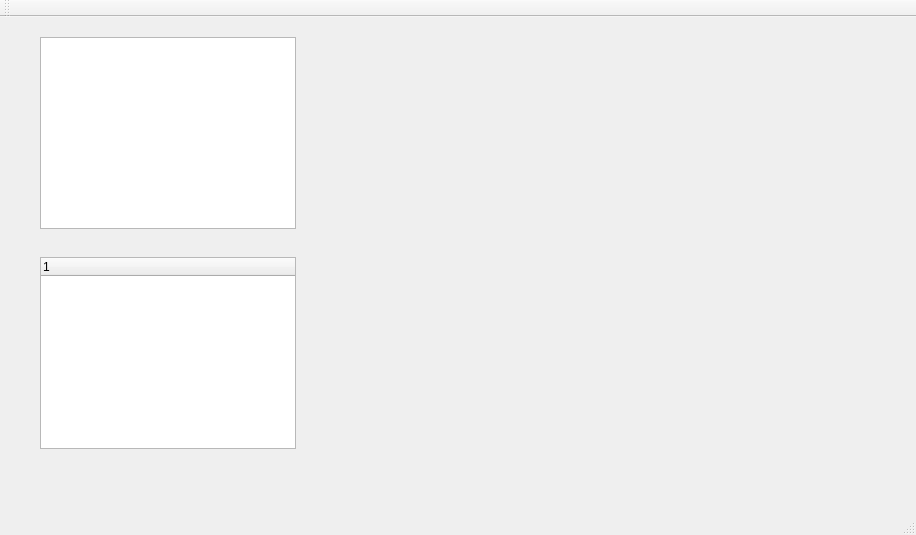
<?xml version="1.0" encoding="UTF-8"?>
<ui version="4.0">
 <class>MainWindow</class>
 <widget class="QMainWindow" name="MainWindow">
  <property name="geometry">
   <rect>
    <x>0</x>
    <y>0</y>
    <width>916</width>
    <height>535</height>
   </rect>
  </property>
  <property name="windowTitle">
   <string>MainWindow</string>
  </property>
  <widget class="QWidget" name="centralWidget">
   <widget class="QListWidget" name="listWidget">
    <property name="geometry">
     <rect>
      <x>40</x>
      <y>20</y>
      <width>256</width>
      <height>192</height>
     </rect>
    </property>
   </widget>
   <widget class="QTreeWidget" name="treeWidget">
    <property name="geometry">
     <rect>
      <x>40</x>
      <y>240</y>
      <width>256</width>
      <height>192</height>
     </rect>
    </property>
    <column>
     <property name="text">
      <string notr="true">1</string>
     </property>
    </column>
   </widget>
  </widget>
  <widget class="QMenuBar" name="menuBar">
   <property name="geometry">
    <rect>
     <x>0</x>
     <y>0</y>
     <width>916</width>
     <height>26</height>
    </rect>
   </property>
  </widget>
  <widget class="QToolBar" name="mainToolBar">
   <attribute name="toolBarArea">
    <enum>TopToolBarArea</enum>
   </attribute>
   <attribute name="toolBarBreak">
    <bool>false</bool>
   </attribute>
  </widget>
  <widget class="QStatusBar" name="statusBar"/>
 </widget>
 <layoutdefault spacing="6" margin="11"/>
 <resources/>
 <connections/>
</ui>
